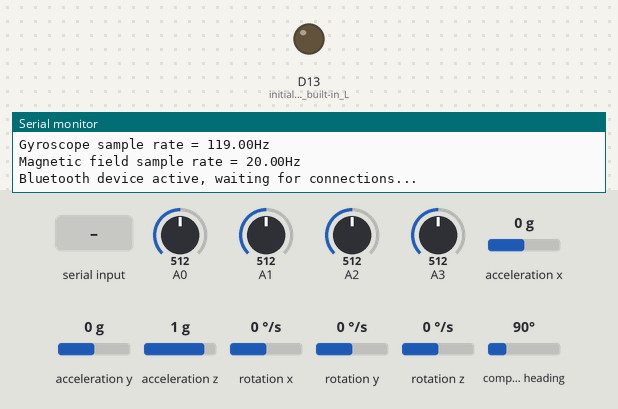
The sketch below on a simulated Arduino Nano 33 BLE. Parts: output pins drawn as LEDs (lit = HIGH), the last lines printed to the serial monitor. The inputs (shaded band) are chosen by the test bench; at power-on: A0 = 512, A3 = 512, A1 = 512, A2 = 512, acceleration x 0 g, acceleration y 0 g, acceleration z 1 g, rotation x 0 °/s, rotation y 0 °/s, rotation z 0 °/s, compass heading 90°. Nothing arrives over Bluetooth unless stated; a phone connects over Bluetooth LE 3 s after start.

Above: at 0.1 s.
At 3.8 s:
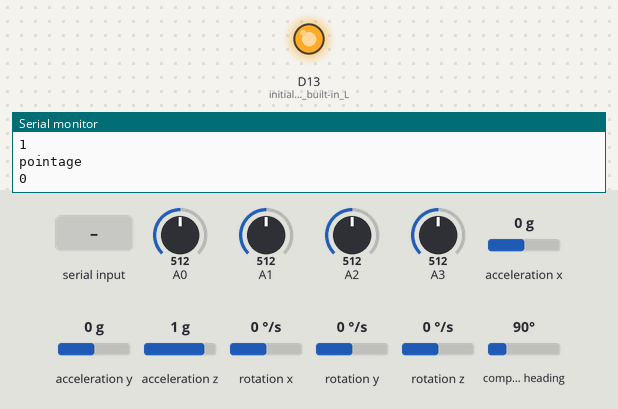
3.9 s: A0 set to 30
6.0 s: A3 set to 960
9.5 s: "1" received over Serial
Timing chart, 0 to 12.5 s (numbered marks = the images above; inputs shaded):
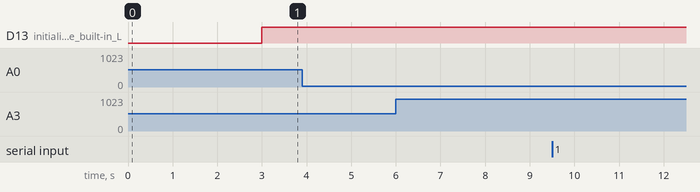

The sketch:

BLEGlove.ino
```cpp
#include "ContactSensor.h"
#include "ProxSensor.h"
#include "FlexSensor.h"
#include "IMUSensor.h"
#include "BtBase.h"
#include "Compass.h"

FlexSensor index0(A0, INDEX);
FlexSensor majeur(A1, AUTREDOIGT);
FlexSensor quatrieme(A2, AUTREDOIGT);
ContactSensor mesure(A3);
//ProxSensor* ps = nullptr;
IMUSensor* imu = nullptr;
Compass* c = nullptr;

void setup() {
  Serial.begin(9600);    // initialize serial communication
  while (!Serial){
    Serial.begin(9600);
    delay(1000);
  }
  //ps = ProxSensor();
  imu = new IMUSensor();
  c = new Compass();
  //ps = new ProxSensor();
  BtBase::main = new BtBase();
}

void loopAction()
{
  if (Serial.available())
  {
    delay(100);
    BtBase::main->sendIMU(*imu, *c);
      while(Serial.available() > 0) {
        Serial.read();
      }
      delay(50);
      BtBase::main->sendIMU(*imu, *c);
      BtBase::main->sendCmd("TEST");
      Serial.println("Test envoyé");
      delay(50);
  }

  //ps->update();

  if (FlexSensor::pointe(index0, majeur, quatrieme))
  {
    Serial.println("Pointage");
    BtBase::main->sendIMU(*imu, *c);
    delay(200);
    BtBase::main->sendCmd("PNTE");

    delay(1000);
  }

  if (mesure.getEtat() == 1)
  {
  //Serial.println(mesure.getEtat());
  //Serial.println(mesure.getDoigt());
  int doigt = mesure.getDoigt();
    BtBase::main->sendIMU(*imu, *c);
    delay(100);
    if (doigt == 3)
    {
    BtBase::main->sendCmd("DGTa");
    }
    else if (doigt == 2)
    {
    BtBase::main->sendCmd("DGTb");
    }
    else if (doigt == 1)
    {
    BtBase::main->sendCmd("DGTc");
    }

  Serial.println();
Serial.println("index");
Serial.println(index0.getEtat());
Serial.println("majeur");
Serial.println(majeur.getEtat());
Serial.println("quatrieme");
Serial.println(quatrieme.getEtat());
Serial.println("pointage");
Serial.println(FlexSensor::pointe(index0, majeur, quatrieme));
    delay(1000);
  }

}

void loop() {
  BtBase::main->loop(&loopAction);
/*Serial.println("index");
Serial.println(index0.getEtat());
Serial.println("majeur");
Serial.println(majeur.getEtat());
Serial.println("quatrieme");
Serial.println(quatrieme.getEtat());
Serial.println("pointage");
Serial.println(FlexSensor::pointe(index0, majeur, quatrieme));
  Serial.println(mesure.getEtat());
  Serial.println(mesure.getDoigt());
delay(1000);*/
}
```

BtBase.cpp
```cpp
#include "Arduino.h"
#include "BtBase.h"

BtBase* BtBase::main = nullptr;

BtBase::BtBase() :
     acc_x(BLEFloatCharacteristic("a001",  // standard 16-bit characteristic UUID
        BLERead | BLEIndicate)),
     acc_y(BLEFloatCharacteristic("a002",  // standard 16-bit characteristic UUID
        BLERead | BLEIndicate)),
     acc_z(BLEFloatCharacteristic("a003",  // standard 16-bit characteristic UUID
        BLERead | BLEIndicate)),
     gyr_x(BLEFloatCharacteristic("b001",  // standard 16-bit characteristic UUID
        BLERead | BLEIndicate)),
     gyr_y(BLEFloatCharacteristic("b002",  // standard 16-bit characteristic UUID
        BLERead | BLEIndicate)),
     gyr_z(BLEFloatCharacteristic("b003",  // standard 16-bit characteristic UUID
        BLERead | BLEIndicate)),
     mag_x(BLEFloatCharacteristic("c001",  // standard 16-bit characteristic UUID
        BLERead | BLEIndicate)),
     mag_y(BLEFloatCharacteristic("c002",  // standard 16-bit characteristic UUID
        BLERead | BLEIndicate)),
     mag_z(BLEFloatCharacteristic("c003",  // standard 16-bit characteristic UUID
        BLERead | BLEIndicate)),
     cmd( BLEStringCharacteristic("abcd",  // standard 16-bit characteristic UUID
        BLERead | BLEIndicate, 4)),
     check(BLEStringCharacteristic("abce",  // standard 16-bit characteristic UUID
        BLERead | BLEWrite, 4)),
     heading(BLEFloatCharacteristic("d001",  // standard 16-bit characteristic UUID
        BLERead | BLEIndicate)),
     pitch(BLEFloatCharacteristic("d002",  // standard 16-bit characteristic UUID
        BLERead | BLEIndicate)),
     roll(BLEFloatCharacteristic("d003",  // standard 16-bit characteristic UUID
        BLERead | BLEIndicate))
{
  pinMode(LED_BUILTIN, OUTPUT); // initialize the built-in LED pin to indicate when a central is connected

  gloveService = BLEService("19B10010-E8F2-537E-4F6C-D104768A1214");

  if (!BLE.begin()) {
    Serial.println("starting BLE failed!");
    while (1);
  }

  BLE.setLocalName("iGlove");
  BLE.setDeviceName("iGlove-D");
  BLE.setAdvertisedService(gloveService); // add the service UUID

  check.setEventHandler(BLEWritten, BtBase::checkWritten);
  check.setValue("0");

  gloveService.addCharacteristic(acc_x);
  gloveService.addCharacteristic(acc_y);
  gloveService.addCharacteristic(acc_z);
  gloveService.addCharacteristic(gyr_x);
  gloveService.addCharacteristic(gyr_y);
  gloveService.addCharacteristic(gyr_z);
  gloveService.addCharacteristic(mag_x);
  gloveService.addCharacteristic(mag_y);
  gloveService.addCharacteristic(mag_z);
  gloveService.addCharacteristic(cmd);
  gloveService.addCharacteristic(check);
  gloveService.addCharacteristic(heading);
  gloveService.addCharacteristic(pitch);
  gloveService.addCharacteristic(roll);

  BLE.addService(gloveService); // Add the service

  /* Start advertising BLE.  It will start continuously transmitting BLE
     advertising packets and will be visible to remote BLE central devices
     until it receives a new connection */

  // start advertising
  BLE.advertise();

  Serial.println("Bluetooth device active, waiting for connections...");
}

void BtBase::sendCmd(const char* command)
{
  cmd.writeValue(command);
}

void BtBase::loop(void (*callback)())
{
  // wait for a BLE central
  BLEDevice central = BLE.central();

  // if a central is connected to the peripheral:
  if (central) {
    Serial.print("Connected to central: ");
    // print the central's BT address:
    Serial.println(central.address());
    // turn on the LED to indicate the connection:
    digitalWrite(LED_BUILTIN, HIGH);

    // check the battery level every 200ms
    // while the central is connected:
    while (central.connected()) {
      callback();
      BLE.poll();
    }

    // when the central disconnects, turn off the LED:
    digitalWrite(LED_BUILTIN, LOW);
    Serial.print("Disconnected from central: ");
    Serial.println(central.address());
  }
}

void BtBase::checkWritten(BLEDevice central, BLECharacteristic characteristic) {
  // central wrote new value to characteristic, update LED
  Serial.print("Characteristic event, written: ");
  byte s = 0;
  main->check.readValue(s);
  Serial.println(s);
}

void BtBase::sendIMU(IMUSensor imu, Compass c)
{
  float* data = imu.getInfos();
    /*acc_x.writeValue(data[0]);
    acc_y.writeValue(data[1]);
    acc_z.writeValue(data[2]);

    gyr_x.writeValue(data[3]);
    gyr_y.writeValue(data[4]);
    gyr_z.writeValue(data[5]);

    mag_x.writeValue(data[6]);
    mag_y.writeValue(data[7]);
    mag_z.writeValue(data[8]);     */

    heading.writeValue(c.getHeading());
    pitch.writeValue(c.getPitch());
    roll.writeValue(c.getRoll());
}
```

BtBase.h
```cpp
#ifndef BtBase_h
#define BtBase_h

#include "Arduino.h"
#include "IMUSensor.h"


#include <ArduinoBLE.h>

#include "Compass.h"

class BtBase
{
  public:
    static BtBase* main;

    BtBase();
    void sendCmd(const char* command);
    void loop(void (*callback)());
    void sendIMU(IMUSensor imu, Compass c);
  private:

    static void checkWritten(BLEDevice central, BLECharacteristic characteristic);

    BLEService gloveService; // create service

    BLEFloatCharacteristic acc_x;
    BLEFloatCharacteristic acc_y;
    BLEFloatCharacteristic acc_z;

    BLEFloatCharacteristic gyr_x;
    BLEFloatCharacteristic gyr_y;
    BLEFloatCharacteristic gyr_z;

    BLEFloatCharacteristic mag_x;
    BLEFloatCharacteristic mag_y;
    BLEFloatCharacteristic mag_z;

    BLEStringCharacteristic cmd;

    BLEStringCharacteristic check;

    BLEFloatCharacteristic heading;
    BLEFloatCharacteristic pitch;
    BLEFloatCharacteristic roll;
};

#endif
```

Compass.cpp
```cpp
#include "Compass.h"

 float A_B[3]
 {   -0.04,    0.04,   -0.04};

 float A_Ainv[3][3]
  {{  1.05348,  0.01374, -0.03488},
  {  0.01374,  1.01381,  0.07739},
  { -0.03488,  0.07739,  0.98568}};

 float M_B[3]
 {   23.04,   15.41,   -6.91};

 float M_Ainv[3][3]
  {{  0.95170,  0.02063, -0.00337},
  {  0.02063,  0.94454,  0.00845},
  { -0.00337,  0.00845,  0.98290}};

// local magnetic declination in degrees
float declination = 1.35;

float p[] = {0, 1, 0};  //Y marking on sensor board points toward yaw = 0


// Returns a heading (in degrees) given an acceleration vector a due to gravity, a magnetic vector m, and a facing vector p.
int Compass::get_heading(float acc[3], float mag[3], float p[3])
{
  float W[3], N[3]; //derived direction vectors

  // cross "Up" (acceleration vector, g) with magnetic vector (magnetic north + inclination) with  to produce "West"
  vector_cross(acc, mag, W);
  vector_normalize(W);

  // cross "West" with "Up" to produce "North" (parallel to the ground)
  vector_cross(W, acc, N);
  vector_normalize(N);

  // compute heading in horizontal plane, correct for local magnetic declination

  int heading = round(atan2(vector_dot(W, p), vector_dot(N, p)) * 180 / M_PI + declination);
  heading = -heading; //conventional nav, heading increases North to East
  heading = (heading + 720)%360; //apply compass wrap
  return heading;
}

void Compass::get_scaled_IMU(float Axyz[3], float Mxyz[3]) {
  float aax, aay, aaz, mmx, mmy, mmz;
    IMU.readAcceleration(aax, aay, aaz); // TODO adapt with IMUSensor
    IMU.readMagneticField(mmx, mmy, mmz);

  byte i;
  float temp[3];
    Axyz[0] = aax;
    Axyz[1] = aay;
    Axyz[2] = aaz;
    Mxyz[0] = mmx;
    Mxyz[1] = mmy;
    Mxyz[2] = mmz;
  //apply offsets (bias) and scale factors from Magneto
  for (i = 0; i < 3; i++) temp[i] = (Axyz[i] - A_B[i]);
  Axyz[0] = A_Ainv[0][0] * temp[0] + A_Ainv[0][1] * temp[1] + A_Ainv[0][2] * temp[2];
  Axyz[1] = A_Ainv[1][0] * temp[0] + A_Ainv[1][1] * temp[1] + A_Ainv[1][2] * temp[2];
  Axyz[2] = A_Ainv[2][0] * temp[0] + A_Ainv[2][1] * temp[1] + A_Ainv[2][2] * temp[2];
  vector_normalize(Axyz);

  //apply offsets (bias) and scale factors from Magneto
  for (int i = 0; i < 3; i++) temp[i] = (Mxyz[i] - M_B[i]);
  Mxyz[0] = M_Ainv[0][0] * temp[0] + M_Ainv[0][1] * temp[1] + M_Ainv[0][2] * temp[2];
  Mxyz[1] = M_Ainv[1][0] * temp[0] + M_Ainv[1][1] * temp[1] + M_Ainv[1][2] * temp[2];
  Mxyz[2] = M_Ainv[2][0] * temp[0] + M_Ainv[2][1] * temp[1] + M_Ainv[2][2] * temp[2];
  vector_normalize(Mxyz);
}

// basic vector operations
void Compass::vector_cross(float a[3], float b[3], float out[3])
{
  out[0] = a[1] * b[2] - a[2] * b[1];
  out[1] = a[2] * b[0] - a[0] * b[2];
  out[2] = a[0] * b[1] - a[1] * b[0];
}

float Compass::vector_dot(float a[3], float b[3])
{
  return a[0] * b[0] + a[1] * b[1] + a[2] * b[2];
}

void Compass::vector_normalize(float a[3])
{
  float mag = sqrt(vector_dot(a, a));
  a[0] /= mag;
  a[1] /= mag;
  a[2] /= mag;
}

Compass::Compass()
{}

void Compass::calculate()
{
  float Axyz[3], Mxyz[3];
    get_scaled_IMU(Axyz, Mxyz);
    Axyz[0] = -Axyz[0];
    float heading = get_heading(Axyz, Mxyz, p);
    float pitch = atan2(-Axyz[0], sqrt(Axyz[1] * Axyz[1] + Axyz[2] * Axyz[2]));
    float roll = atan2(Axyz[1], sqrt(Axyz[0] * Axyz[0] + Axyz[2] * Axyz[2]));
    heading = heading * M_PI / 180; // to radians
    _u = cos(heading)*cos(pitch);
    _v = sin(heading)*cos(pitch);
    _w = sin(pitch);
}

float Compass::getHeading()
{
  calculate();
  return _u;

}

float Compass::getPitch()
{
  calculate();
  return _v;

}


float Compass::getRoll()
{
  calculate();
  return _w;

}
```

Compass.h
```cpp
#ifndef Compass_h
#define Compass_h

#include "Arduino.h"


#include <Arduino_LSM9DS1.h>

class Compass
{
  public:
    Compass();
    float getHeading();
    float getPitch();
    float getRoll();
  private:
    void calculate();
    float _u = 0.;
    float _v = 0.;
    float _w = 0.;
    int get_heading(float acc[3], float mag[3], float p[3]);
    void get_scaled_IMU(float Axyz[3], float Mxyz[3]);
    void vector_cross(float a[3], float b[3], float out[3]);
    float vector_dot(float a[3], float b[3]);
    void vector_normalize(float a[3]);

};

#endif
```

ContactSensor.cpp
```cpp
#include "Arduino.h"
#include "ContactSensor.h"


ContactSensor::ContactSensor(int pin)
{
pinMode(pin,INPUT);
  _pin = pin;

}


int ContactSensor::getEtat()

{

int etat = 0;
int valeur = analogRead(_pin);
//Serial.print("val");
//Serial.println(valeur);
  if (valeur <= 100)
  {
  return -1;
  }
  if (valeur < 20){

    Serial.println("pas de contact");
    etat = 0;
    }
   else {

    Serial.println("il y a contact");
    etat = 1;
    }
 return etat;
}


int ContactSensor::getDoigt(){


int valeur = analogRead(_pin);
int doigt_connecte;

  if (valeur < 100){

    Serial.println("aucun doigt");
    doigt_connecte = 0;
    }
  if (valeur > 150 && valeur < 200){

    Serial.println("connecté à quatrieme");
    doigt_connecte = 1;
    }
  if (valeur > 600 && valeur < 700){

    Serial.println("connecté à majeur");
    doigt_connecte = 2;
    }
  if (valeur > 950){
    Serial.println("connecté à index");

    doigt_connecte = 3;
    }


  return doigt_connecte;
}
```

ContactSensor.h
```cpp
#ifndef ContactSensor_h
#define ContactSensor_h

#include "Arduino.h"


class ContactSensor
{
  public:
    ContactSensor(int pin);
    int getEtat();
    int getDoigt();
  private:
    int _pin;
    int _type;
};

#endif
```

FlexSensor.cpp
```cpp
#include "Arduino.h"
#include "FlexSensor.h"


FlexSensor::FlexSensor(int pin, int type)
{
  pinMode(pin, INPUT);
  _pin = pin;
  _type = type;
}

int FlexSensor::getError()

{
//Serial.print("pin");
//Serial.println(_pin);
int valeur = analogRead(_pin);
//Serial.println(valeur);
int error = 0;
  //Serial.println(_pin);
  //Serial.println(valeur);

if (valeur <80) {


error = 1;
  }

else{
  error = 0;
  }

return error;
}


int FlexSensor::getEtat()
{
  int etat = 2;
int valeur = analogRead(_pin);
  //Serial.println(_pin);
  //Serial.println(valeur);


if (_type == INDEX){


if (210 < valeur) {
  etat = 1;
  }

else{
  etat = 0;
  }
}


else
{
  if (160 < valeur || valeur <80) {
  etat = 1;
  }

  else{
    etat = 0;
    }

}

  return etat;
}

bool FlexSensor::pointe(FlexSensor index, FlexSensor majeur, FlexSensor quatrieme)
{
 if (index.getError() == 1 || majeur.getError() == 1 || quatrieme.getError() == 1){
  Serial.println("il y a une erreur");
  return false;
 }

 else {
  bool pointage = (bool)index.getEtat() * (1-majeur.getEtat()) * (1-quatrieme.getEtat());
  return pointage;
  }
}
```

FlexSensor.h
```cpp
#ifndef FlexSensor_h
#define FlexSensor_h

#include "Arduino.h"

#define INDEX 0
#define AUTREDOIGT 1

class FlexSensor
{
  public:
    FlexSensor(int pin, int type);
    int getEtat();
    int getError();
    static bool pointe(FlexSensor index, FlexSensor majeur, FlexSensor quatrieme);
  private:
    int _pin;
    int _type;
};

#endif
```

IMUSensor.cpp
```cpp
#include "IMUSensor.h"

IMUSensor::IMUSensor()
{
  if (!IMU.begin()) {
    Serial.println("Failed to initialize IMU!");
  }

  Serial.print("Accelerometer sample rate = ");
  Serial.print(IMU.accelerationSampleRate());
  Serial.println("Hz");
  Serial.print("Gyroscope sample rate = ");
  Serial.print(IMU.gyroscopeSampleRate());
  Serial.println("Hz");
  Serial.print("Magnetic field sample rate = ");
  Serial.print(IMU.magneticFieldSampleRate());
  Serial.println("Hz");
}

float* IMUSensor::getInfos() // only send when impulse
{
  static float data[9];

  if (IMU.accelerationAvailable()) {
    IMU.readAcceleration(data[0], data[1], data[2]);
  }
  delay(50);

  if (IMU.gyroscopeAvailable()) {
    IMU.readGyroscope(data[3], data[4], data[5]);
  }
  delay(50); // delay to avoid loss of data

  if (IMU.magneticFieldAvailable()) {
    IMU.readMagneticField(data[6], data[7], data[8]);
  }
  delay(50);
  //cmd.writeValue("ok");

  return data;
}
```

IMUSensor.h
```cpp
#ifndef IMUSensor_h
#define IMUSensor_h


#include <Arduino_LSM9DS1.h>

#include "Arduino.h"

class IMUSensor
{
  public:
    IMUSensor();
    float* getInfos();
  private:
};


#endif
```

ProxSensor.cpp
```cpp
#include "ProxSensor.h"

ProxSensor::ProxSensor()
{
  //in-built LED
  pinMode(LED_BUILTIN, OUTPUT);
  //Red
  pinMode(LEDR, OUTPUT);
  //Green
  pinMode(LEDG, OUTPUT);
  //Blue
  pinMode(LEDB, OUTPUT);

  if (!APDS.begin()) {
    Serial.println("Error initializing APDS9960 sensor!");
  }
  // for setGestureSensitivity(..) a value between 1 and 100 is required.
  // Higher values makes the gesture recognition more sensible but less accurate
  // (a wrong gesture may be detected). Lower values makes the gesture recognition
  // more accurate but less sensible (some gestures may be missed).
  // Default is 80
  //APDS.setGestureSensitivity(80);
  Serial.println("Detecting gestures ...");
  // Turining OFF the RGB LEDs
  digitalWrite(LEDR, HIGH);
  digitalWrite(LEDG, HIGH);
  digitalWrite(LEDB, HIGH);
}

void ProxSensor::update()
{
   if (APDS.gestureAvailable()) {
    // a gesture was detected, read and print to serial monitor
    int gesture = APDS.readGesture();
    switch (gesture) {
      case GESTURE_UP:
        Serial.println("Detected UP gesture");
        digitalWrite(LEDR, LOW);
        delay(1000);
        digitalWrite(LEDR, HIGH);
        break;
      case GESTURE_DOWN:
        Serial.println("Detected DOWN gesture");
        digitalWrite(LEDG, LOW);
        delay(1000);
        digitalWrite(LEDG, HIGH);
        break;
      case GESTURE_LEFT:
        Serial.println("Detected LEFT gesture");
        digitalWrite(LEDB, LOW);
        delay(1000);
        digitalWrite(LEDB, HIGH);
        break;
      case GESTURE_RIGHT:
        Serial.println("Detected RIGHT gesture");
        digitalWrite(LED_BUILTIN, HIGH);
        delay(1000);
        digitalWrite(LED_BUILTIN, LOW);
        break;
      default:
        Serial.println("No gesture");
        break;
    }
  }
}
```

ProxSensor.h
```cpp
#ifndef ProxSensor_h
#define ProxSensor_h


#include <Arduino_APDS9960.h>


class ProxSensor
{
  public:
    ProxSensor();
    void update();
  private:
};


#endif
```
